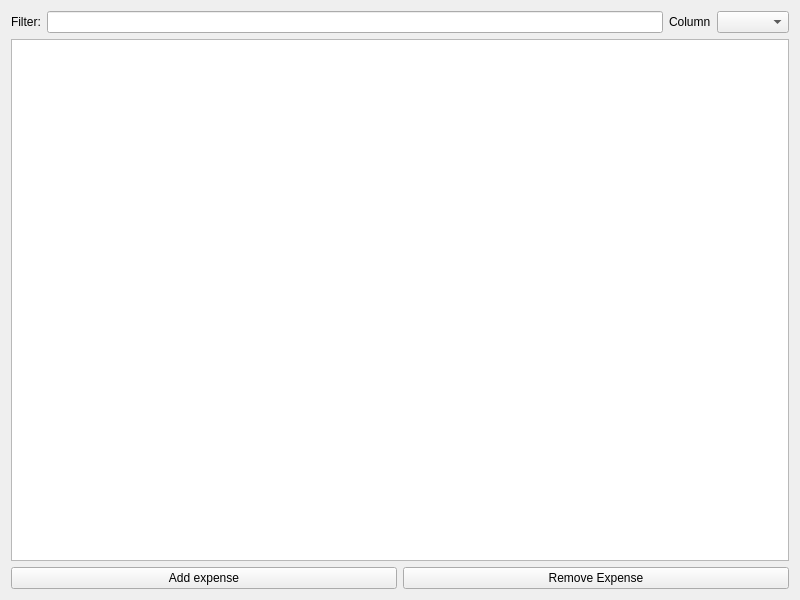
<?xml version="1.0" encoding="UTF-8"?>
<ui version="4.0">
 <class>Widget</class>
 <widget class="QWidget" name="Widget">
  <property name="geometry">
   <rect>
    <x>0</x>
    <y>0</y>
    <width>800</width>
    <height>600</height>
   </rect>
  </property>
  <property name="windowTitle">
   <string>Widget</string>
  </property>
  <layout class="QVBoxLayout" name="verticalLayout">
   <item>
    <layout class="QHBoxLayout" name="horizontalLayout">
     <item>
      <widget class="QLabel" name="filterLabel">
       <property name="text">
        <string>Filter:</string>
       </property>
      </widget>
     </item>
     <item>
      <widget class="QLineEdit" name="filterLineEdit"/>
     </item>
     <item>
      <widget class="QLabel" name="columnLabel">
       <property name="text">
        <string>Column</string>
       </property>
      </widget>
     </item>
     <item>
      <widget class="QComboBox" name="filterColumnComboBox"/>
     </item>
    </layout>
   </item>
   <item>
    <widget class="QTableView" name="tableView"/>
   </item>
   <item>
    <layout class="QHBoxLayout" name="horizontalLayout_2">
     <item>
      <widget class="QPushButton" name="addExpenseButton">
       <property name="text">
        <string>Add expense</string>
       </property>
      </widget>
     </item>
     <item>
      <widget class="QPushButton" name="removeExpenseButton">
       <property name="text">
        <string>Remove Expense</string>
       </property>
      </widget>
     </item>
    </layout>
   </item>
  </layout>
 </widget>
 <resources/>
 <connections/>
</ui>
